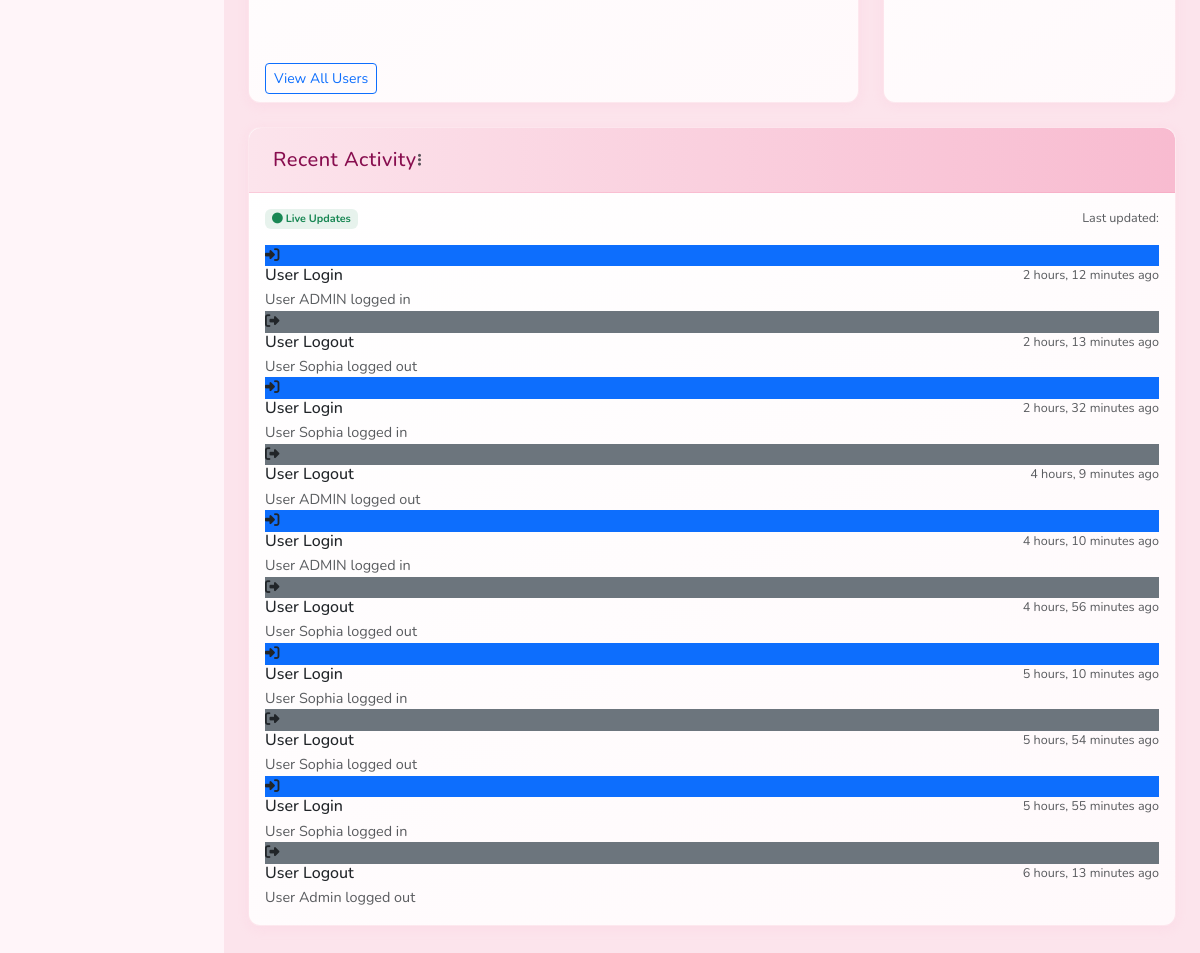
/dashboard/ (signed in, lower part), run on an earlier commit of the app's database.
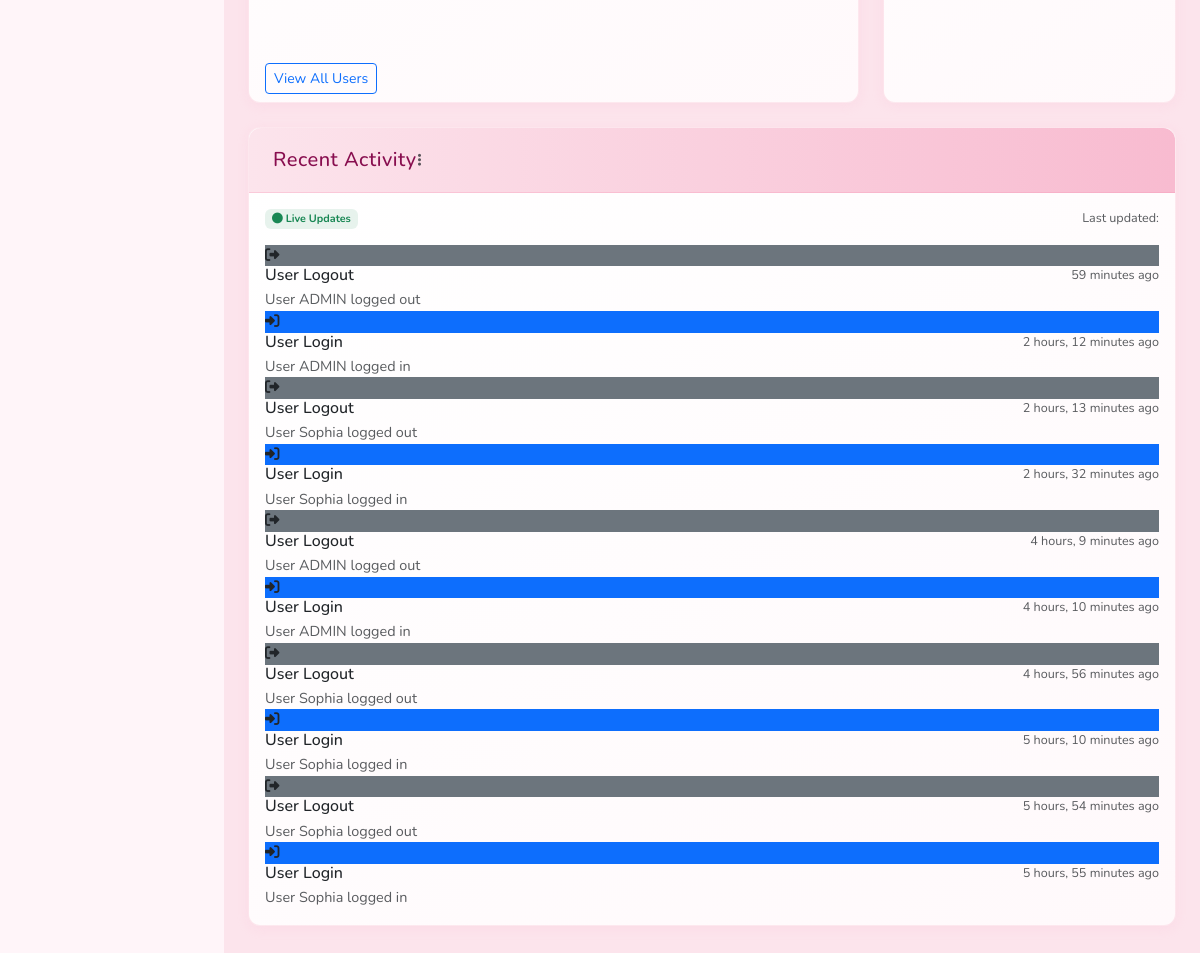
And on a later commit of the database.
### mapapp/models.py (models this page shows, shortened)
class ActivityLog(models.Model):
    ACTION_CHOICES = [
        ('user_registered', 'User Registered'),
        ('user_login', 'User Login'),
        ('user_logout', 'User Logout'),
        ('profile_updated', 'Profile Updated'),
        ('building_added', 'Building Added'),
        ('building_updated', 'Building Updated'),
        ('building_deleted', 'Building Deleted'),
        ('user_activated', 'User Activated'),
        ('user_deactivated', 'User Deactivated'),
    ]
    user = models.ForeignKey(User, on_delete=models.CASCADE, null=True, blank=True)
    action = models.CharField(max_length=50, choices=ACTION_CHOICES)
    description = models.TextField()
    timestamp = models.DateTimeField(auto_now_add=True)
    ip_address = models.GenericIPAddressField(null=True, blank=True)
    class Meta:
        ordering = ['-timestamp']

### admin_dashboard/views.py (the view)
# urls.py: path('', views.dashboard, name='dashboard'),
@login_required
@user_passes_test(lambda u: u.is_staff, login_url='home')
def dashboard(request):
    recent_users = User.objects.order_by('-date_joined')[:5]
    recent_activities = ActivityLog.objects.select_related('user').order_by('-timestamp')[:10]
    total_buildings = BuildingInfo.objects.count()
    total_users = User.objects.count()
    new_users_week = User.objects.filter(
        date_joined__gte=timezone.now() - timedelta(days=7)
    ).count()
    active_users = User.objects.filter(is_active=True).count()
    today = timezone.now().date()
    users_today = User.objects.filter(date_joined__date=today).count()
    logins_today = ActivityLog.objects.filter(
        action='user_login',
        timestamp__date=today
    ).count()
    date_list = [today - timedelta(days=x) for x in range(6, -1, -1)]
    user_growth_data = {
        'labels': [date.strftime('%a') for date in date_list],
        'data': [
            User.objects.filter(date_joined__date=date).count()
            for date in date_list
        ]
    }
    login_activity_data = {
        'labels': [date.strftime('%a') for date in date_list],
        'data': [
            ActivityLog.objects.filter(
                action='user_login',
                timestamp__date=date
            ).count() for date in date_list
        ]
    }
    context = {
        'active_page': 'dashboard',
        'recent_users': recent_users,
        'recent_activities': recent_activities,
        'total_buildings': total_buildings,
        'total_users': total_users,
        'new_users_this_week': new_users_week,
        'active_users': active_users,
        'users_today': users_today,
        'logins_today': logins_today,
        'user_growth_data': user_growth_data,
        'login_activity_data': login_activity_data,
    }
    return render(request, 'admin_dashboard/dashboard.html', context)

### admin_dashboard/context_processors.py (called while the page is built)
def user_preferences(request):
    if request.user.is_authenticated:
        preferences, created = UserPreferences.objects.get_or_create(user=request.user)
        return {'user_preferences': preferences}
    return {}

### admin_dashboard/templates/admin_dashboard/dashboard.html (shortened to what this page needs)
{% extends 'admin_dashboard/base.html' %}
{% block content %}
    <div class="row g-4">
        <div class="col-12 col-xl-8">
            <div class="card h-100">
                <div class="card-body">
                    <div class="table-responsive">
                    </div>
                </div>
                <div class="card-footer bg-transparent border-top-0">
                    <a href="{% url 'admin_dashboard:user_management' %}" class="btn btn-sm btn-outline-primary">
                        View All Users
                    </a>
                </div>
            </div>
        </div>
        <div class="col-12 col-xl-4">
            <div class="card h-100">
                <div class="card-body p-0">
                </div>
            </div>
        </div>
    </div>
    <div class="card mt-4">
        <div class="card-header">
            <div class="d-flex justify-content-between align-items-center">
                <h5 class="mb-0">Recent Activity</h5>
                <div class="dropdown">
                    <button class="btn btn-sm btn-link text-muted p-0" type="button" data-bs-toggle="dropdown" aria-expanded="false">
                        <i class="fas fa-ellipsis-v"></i>
                    </button>
                </div>
            </div>
        </div>
        <div class="card-body">
            <div class="d-flex justify-content-between align-items-center mb-3">
                <div class="live-indicator">
                    <span class="badge bg-success bg-opacity-10 text-success">
                        <i class="fas fa-circle pulse"></i> Live Updates
                    </span>
                </div>
                <small class="text-muted">Last updated: </small>
            </div>
            <div class="timeline" id="activity-timeline">
                {% for activity in recent_activities %}
                <div class="timeline-item">
                    <div class="timeline-badge
                        {% if 'login' in activity.action %}bg-primary
                        {% elif 'building' in activity.action %}bg-success
                        {% elif 'user_activated' in activity.action %}bg-info
                        {% elif 'user_deactivated' in activity.action %}bg-warning
                        {% else %}bg-secondary{% endif %}">
                        <i class="fas
                            {% if 'login' in activity.action %}fa-sign-in-alt
                            {% elif 'logout' in activity.action %}fa-sign-out-alt
                            {% elif 'building' in activity.action %}fa-building
                            {% elif 'user_activated' in activity.action %}fa-user-check
                            {% elif 'user_deactivated' in activity.action %}fa-user-times
                            {% else %}fa-info{% endif %}"></i>
                    </div>
                    <div class="timeline-content">
                        <div class="d-flex justify-content-between">
                            <h6 class="mb-1">{{ activity.get_action_display }}</h6>
                            <small class="text-muted">{{ activity.timestamp|timesince }} ago</small>
                        </div>
                        <p class="mb-0 text-muted">{{ activity.description }}</p>
                    </div>
                </div>
                {% endfor %}
            </div>
        </div>
    </div>
{% endblock %}

What changed in the data, as far as the page shows it:
no longer on this page (row unchanged): ActivityLog: action "User Logout", timestamp "6 hours, 13 minutes", description "User Admin logged out"
added ActivityLog: action "User Logout", timestamp "59 minutes", description "User ADMIN logged out"
